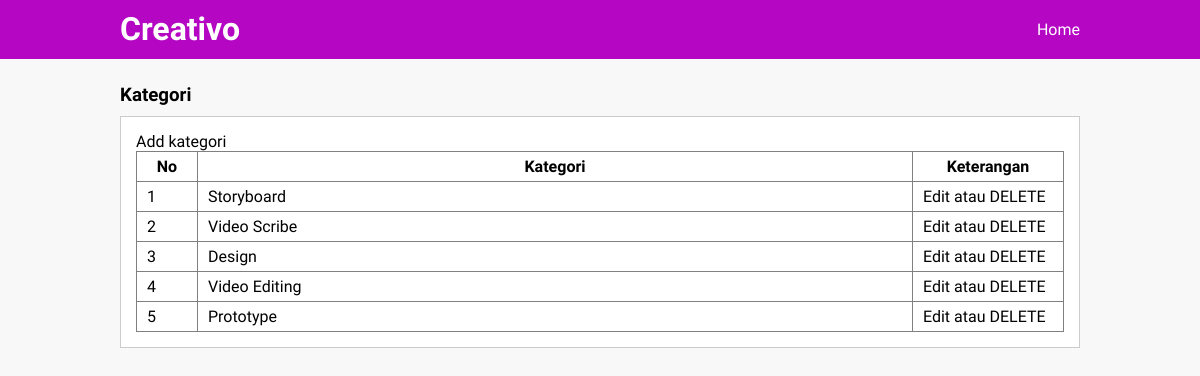
Screenshot of /data-kategori.php with the database file from the repository.
### tables this page shows
CREATE TABLE `tb_category` (
  `category_id` int(11) NOT NULL,
  `category_name` varchar(25) NOT NULL
);

### data-kategori.php (the view, shortened to what this page needs)
<?php
	include "db.php";
?>
<!DOCTYPE html>
<html>
<head>
	<link rel="stylesheet" type="text/css" href="css/style.css">
</head>
<body>
	<header>
		<div class="container">
			<h1><a href="dashboard.php">Creativo</a></h1>
				<ul>
					<li><a href="dashboard.php">Home</a></li>
				</ul>
		</div>
	</header>
	<div class="section">
		<div class="container">
			<h3>Kategori</h3>
			<div class="box">
				<p><a href="tambah-kategori.php">Add kategori</a></p>
				<table border="1" cellspacing="0" class="table">
					<thead>
						<tr>
							<th width="60px">No</th>
							<th>Kategori</th>
							<th width="150px">Keterangan</th>
						</tr>
					</thead>
					<tbody>
						<?php
							$no = 1;
							$kategori = mysqli_query($conn, "SELECT * FROM tb_category ORDER BY category_id DESC");
							if(mysqli_num_rows($kategori) > 0){
							while ($row = mysqli_fetch_array($kategori)) {
							?>
						<tr>
							<td><?php echo $no++ ?></td>
							<td><?php echo $row['category_name'] ?></td>
							<td>
								<a href="edit-kategori.php?id=<?php echo $row['category_id'] ?>">Edit</a> atau
								<a href="proses-hapus.php?idk=<?php echo $row['category_id'] ?>" onclick="return confirm('DELETE ?')">DELETE</a>
							</td>
						</tr>
						<?php }}else{ ?>
							<tr>
								<td colspan="3">Not Found</td>
							</tr>
						<?php } ?>
					</tbody>
				</table>
			</div>
		</div>
	</div>
</body>
</html>

### css/style.css (style rules this page uses)
* { padding:0; margin:0; font-family: 'Quicksand', sans-serif; }
body { background-color: #f8f8f8; }
a { color: inherit; text-decoration: none; }
header { background-color: #B506C4; color: #fff; }
.container { width: 80%; margin:0 auto; }
header h1 { float: left; padding: 10px 0; }
header ul { float: right; }
header ul li { display: inline-block; }
header ul li a { padding: 20px 0 20px 15px; display: inline-block; }
.container:after { content: ''; display: block; clear: both; }
.section { padding: 25px 0; }
.box { background-color: #fff; border: 1px solid #ccc; padding: 15px; box-sizing: border-box; margin: 10px 0 25px 0; }
.box:after { content: ''; display: block; clear: both; }
.table { width: 100%; border-collapse: collapse; }
.table tr { height: 30px; }
.table tr td { padding: 5px 10px; }

### rows the page displays
tb_category: category_name "Storyboard"
tb_category: category_name "Video Scribe"
tb_category: category_name "Design"
tb_category: category_name "Video Editing"
tb_category: category_name "Prototype"
